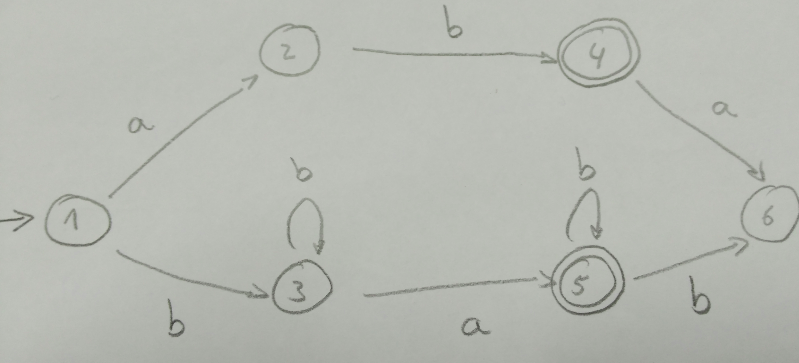
//> input picture GrafoconLetras.png, 799 x 363 px
$ ./TrainAndTest   (built with g++ and OpenCV 4)
//> lines starting //> are read from the running program, lines starting //| are printed output that depends on the picture; after the words box and inside, x2 and y2 are one past the last pixel; in counts of white or black regions, pixels touching at a corner belong together
// TrainAndTest.cpp

#include<opencv2/core/core.hpp>
#include<opencv2/highgui/highgui.hpp>
#include<opencv2/imgproc/imgproc.hpp>
#include<opencv2/ml/ml.hpp>

#include<iostream>
#include<sstream>
using namespace std;

// global variables ///////////////////////////////////////////////////////////////////////////////
const int MIN_CONTOUR_AREA = 100;

const int RESIZED_IMAGE_WIDTH = 20;
const int RESIZED_IMAGE_HEIGHT = 30;

///////////////////////////////////////////////////////////////////////////////////////////////////
class ContourWithData {
public:
    // member variables ///////////////////////////////////////////////////////////////////////////
    std::vector<cv::Point> ptContour;           // contour
    cv::Rect boundingRect;                      // bounding rect for contour
    float fltArea;                              // area of contour

    ///////////////////////////////////////////////////////////////////////////////////////////////
    bool checkIfContourIsValid() {                              // obviously in a production grade program
        if (fltArea < MIN_CONTOUR_AREA) return false;           // we would have a much more robust function for
        return true;                                            // identifying if a contour is valid !!
    }

    ///////////////////////////////////////////////////////////////////////////////////////////////
    static bool sortByBoundingRectXPosition(const ContourWithData& cwdLeft, const ContourWithData& cwdRight) {      // this function allows us to sort
        return(cwdLeft.boundingRect.x < cwdRight.boundingRect.x);                                                   // the contours from left to right
    }

};

///////////////////////////////////////////////////////////////////////////////////////////////////
int main() {
    std::vector<ContourWithData> allContoursWithData;           // declare empty vectors,
    std::vector<ContourWithData> validContoursWithData;         // we will fill these shortly

            // read in training classifications ///////////////////////////////////////////////////

    cv::Mat matClassificationInts;      // we will read the classification numbers into this variable as though it is a vector

    cv::FileStorage fsClassifications("/home/ivan/Documentos/pruebaNumeros/classifications.xml", cv::FileStorage::READ);        // open the classifications file

    if (fsClassifications.isOpened() == false) {                                                    // if the file was not opened successfully
        std::cout << "error, unable to open training classifications file, exiting program\n\n";    // show error message
        return(0);                                                                                  // and exit program
    }

    fsClassifications["classifications"] >> matClassificationInts;      // read classifications section into Mat classifications variable
    fsClassifications.release();                                        // close the classifications file

            // read in training images ////////////////////////////////////////////////////////////

    cv::Mat matTrainingImagesAsFlattenedFloats;         // we will read multiple images into this single image variable as though it is a vector

    cv::FileStorage fsTrainingImages("/home/ivan/Documentos/pruebaNumeros/images.xml", cv::FileStorage::READ);          // open the training images file

    if (fsTrainingImages.isOpened() == false) {                                                 // if the file was not opened successfully
        std::cout << "error, unable to open training images file, exiting program\n\n";         // show error message
        return(0);                                                                              // and exit program
    }

    fsTrainingImages["images"] >> matTrainingImagesAsFlattenedFloats;           // read images section into Mat training images variable
    fsTrainingImages.release();                                                 // close the traning images file

            // train //////////////////////////////////////////////////////////////////////////////

    cv::Ptr<cv::ml::KNearest>  kNearest(cv::ml::KNearest::create());            // instantiate the KNN object

                // finally we get to the call to train, note that both parameters have to be of type Mat (a single Mat)
                // even though in reality they are multiple images / numbers
    kNearest->train(matTrainingImagesAsFlattenedFloats, cv::ml::ROW_SAMPLE, matClassificationInts);

            // test ///////////////////////////////////////////////////////////////////////////////

    cv::Mat matTestingNumbers = cv::imread("/home/ivan/Documentos/pruebaNumeros/GrafoconLetras.png");            // read in the test numbers image
//> matTestingNumbers is the input picture: 363 rows x 799 cols, CV_8UC3; mean B, G, R 178.9, 186.1, 183.1
    //cv::Laplacian(matTestingNumbers, matTestingNumbers, -1);
    if (matTestingNumbers.empty()) {                                // if unable to open image
        std::cout << "error: image not read from file\n\n";         // show error message on command line
        return(0);                                                  // and exit program
    }


    cv::Mat matGrayscale;           //
    cv::Mat matBlurred;             // declare more image variables
    cv::Mat matThresh;              //
    cv::Mat matThreshCopy;          //

    cv::cvtColor(matTestingNumbers, matGrayscale, CV_BGR2GRAY);         // convert to grayscale
    matBlurred = matGrayscale;
                                            // blur
    cv::GaussianBlur(matGrayscale,              // input image
                     matBlurred,                // output image
                     cv::Size(5, 5),            // smoothing window width and height in pixels
                     0);                        // sigma value, determines how much the image will be blurred, zero makes function choose the sigma value

                                            // filter image from grayscale to black and white
    cv::adaptiveThreshold(matBlurred,                           // input image
                          matThresh,                            // output image
                          255,                                  // make pixels that pass the threshold full white
                          cv::ADAPTIVE_THRESH_GAUSSIAN_C,       // use gaussian rather than mean, seems to give better results
                          cv::THRESH_BINARY_INV,                // invert so foreground will be white, background will be black
                          11,                                   // size of a pixel neighborhood used to calculate threshold value
                          2);                                   // constant subtracted from the mean or weighted mean
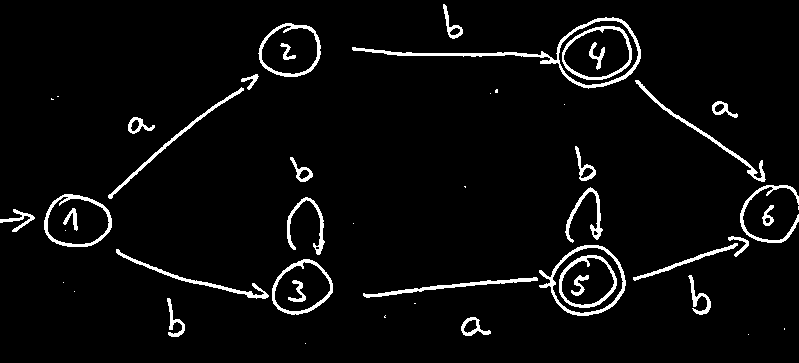
//> matThresh: 363 rows x 799 cols, CV_8UC1; 4.4% white; 48 white regions (16 under 20 px)

    matThreshCopy = matThresh.clone();              // make a copy of the thresh image, this in necessary b/c findContours modifies the image

    std::vector<std::vector<cv::Point> > ptContours;        // declare a vector for the contours
    std::vector<cv::Vec4i> v4iHierarchy;                    // declare a vector for the hierarchy (we won't use this in this program but this may be helpful for reference)

    cv::findContours(matThreshCopy,             // input image, make sure to use a copy since the function will modify this image in the course of finding contours
        ptContours,                             // output contours
        v4iHierarchy,                           // output hierarchy
        cv::RETR_EXTERNAL,                      // retrieve the outermost contours only
        cv::CHAIN_APPROX_SIMPLE);               // compress horizontal, vertical, and diagonal segments and leave only their end points
//> ptContours = 40 contours, 15 with area under 20; largest, box (x1, y1, x2, y2) and area: (352, 17, 641, 89) 4968, (539, 245, 626, 316) 4106, (44, 194, 112, 247) 2762, (258, 23, 321, 77) 2573, (272, 259, 333, 315) 2426; v4iHierarchy = 40 items, first 8: [1, -1, -1, -1], [2, 0, -1, -1], [3, 1, -1, -1], [4, 2, -1, -1], [5, 3, -1, -1], [6, 4, -1, -1], [7, 5, -1, -1], [8, 6, -1, -1]

    for (int i = 0; i < ptContours.size(); i++) {               // for each contour
        ContourWithData contourWithData;                                                    // instantiate a contour with data object
        contourWithData.ptContour = ptContours[i];                                          // assign contour to contour with data
        contourWithData.boundingRect = cv::boundingRect(contourWithData.ptContour);         // get the bounding rect
        contourWithData.fltArea = cv::contourArea(contourWithData.ptContour);               // calculate the contour area
        allContoursWithData.push_back(contourWithData);                                     // add contour with data object to list of all contours with data
    }
//> this loop made 40 passes
//> (contourWithData.boundingRect, contourWithData.fltArea) on passes 4, 7, 10, 11, 12, 13, 14, 15, 16, 18, 20, 21: (Rect(461, 317, 30, 19), 283), (Rect(167, 298, 18, 39), 162.5), (Rect(363, 277, 175, 21), 453), (Rect(688, 275, 23, 40), 196.5), (Rect(272, 259, 61, 56), 2426), (Rect(116, 249, 153, 50), 450), (Rect(539, 245, 87, 71), 4105.5), (Rect(633, 243, 105, 38), 291), (Rect(728, 236, 21, 21), 98.5), (Rect(0, 209, 35, 23), 158.5), (Rect(762, 205, 12, 21), 115.5), (Rect(287, 197, 38, 58), 338.5)

    for (int i = 0; i < allContoursWithData.size(); i++) {                      // for all contours
        if (allContoursWithData[i].checkIfContourIsValid()) {                   // check if valid
            validContoursWithData.push_back(allContoursWithData[i]);            // if so, append to valid contour list
        }
    }
            // sort contours from left to right
    std::sort(validContoursWithData.begin(), validContoursWithData.end(), ContourWithData::sortByBoundingRectXPosition);

    std::string strFinalString;         // declare final string, this will have the final number sequence by the end of the program

    for (int i = 0; i < validContoursWithData.size(); i++) {            // for each contour
        if(validContoursWithData[i].fltArea > 250) {
            validContoursWithData.erase(validContoursWithData.begin() + i);
            i--;
        } else{
        cout << "Area " << validContoursWithData[i].fltArea  << endl;                                 // draw a green rect around the current char
        cv::rectangle(matTestingNumbers,                            // draw rectangle on original image
                      validContoursWithData[i].boundingRect,        // rect to draw
                      cv::Scalar(0, 255, 0),                        // green
                      2);                                           // thickness

        cv::Mat matROI = matThresh(validContoursWithData[i].boundingRect);          // get ROI image of bounding rect

        cv::Mat matROIResized;
        cv::resize(matROI, matROIResized, cv::Size(RESIZED_IMAGE_WIDTH, RESIZED_IMAGE_HEIGHT));     // resize image, this will be more consistent for recognition and storage

        cv::Mat matROIFloat;
        matROIResized.convertTo(matROIFloat, CV_32FC1);             // convert Mat to float, necessary for call to find_nearest

        cv::Mat matROIFlattenedFloat = matROIFloat.reshape(1, 1);

        cv::Mat matCurrentChar(0, 0, CV_32F);

        kNearest->findNearest(matROIFlattenedFloat, 1, matCurrentChar);     // finally we can call find_nearest !!!

        float fltCurrentChar = (float)matCurrentChar.at<float>(0, 0);

        strFinalString = strFinalString + char(int(fltCurrentChar));
        cv::imshow("matTestingNumbers", matTestingNumbers);
        cv::waitKey(0);
        cout << "Encontrado " << strFinalString << endl;
        // append current char to full string
        }
    }
//> this loop made 23 passes
//> (matCurrentChar, fltCurrentChar, strFinalString) on passes 1, 5, 6, 10, 13, 17, 20, 21, 23: ([52], 52, '4'), ([98], 98, "4b"), ([98], 98, "4bb"), ([53], 53, "4bb5"), ([98], 98, "4bb5b"), ([98], 98, "4bb5bb"), ([53], 53, "4bb5bb5"), ([97], 97, "4bb5bb5a"), ([54], 54, "4bb5bb5a6")
//| Encontrado 4
//| Encontrado 4b
//| Encontrado 4bb
//| Encontrado 4bb5
//| Encontrado 4bb5b
//| Encontrado 4bb5bb
//| Encontrado 4bb5bb5
//| Encontrado 4bb5bb5a
//> (output is shown up to pass 21 of 23)
//> pass 1, `cv::Mat matROI = matThresh(validContoursWithData[i].boundingRect);`:
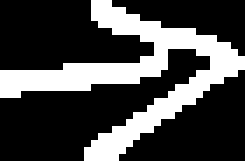
//> matROI: 23 rows x 35 cols, CV_8UC1 (shown 7 times larger); 28.1% white; 1 white region, box (x1, y1, x2, y2) and area: (0, 0, 35, 23) 226
//> pass 1, `cv::resize(matROI, matROIResized, cv::Size(RESIZED_IMAGE_WIDTH, RESIZE..`:
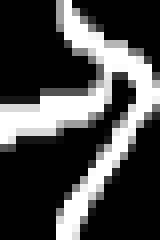
//> matROIResized: 30 rows x 20 cols, CV_8UC1 (shown 8 times larger); min 0, max 255, mean 71.9
//> after the loop:
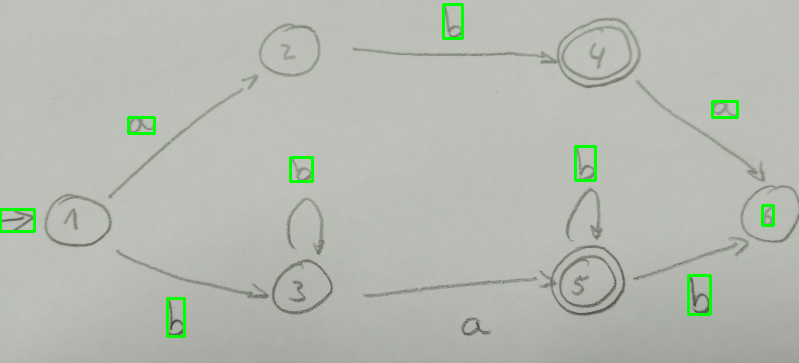
//> matTestingNumbers: 363 rows x 799 cols, CV_8UC3; 0.89% of pixels changed, all inside (x1, y1, x2, y2) = (0, 3, 775, 338)

    std::cout << "\n\n" << "numbers read = " << strFinalString << "\n\n";       // show the full string
//| numbers read = 4bb5bb5a6

    cv::imshow("matTestingNumbers", matTestingNumbers);     // show input image with green boxes drawn around found digits

    cv::waitKey(0);                                         // wait for user key press

    return(0);
}

$ run again, with NumerosAMano.png copied over GrafoconLetras.png
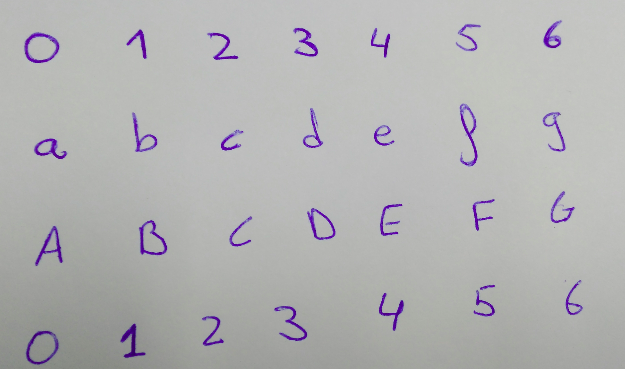
//> input picture NumerosAMano.png, 625 x 369 px
//> matTestingNumbers is the input picture: 369 rows x 625 cols, CV_8UC3; mean B, G, R 178.9, 178, 178.5
//> `cv::adaptiveThreshold(matBlurred, matThresh, 255, cv::ADAPTIVE_THRESH_..`:
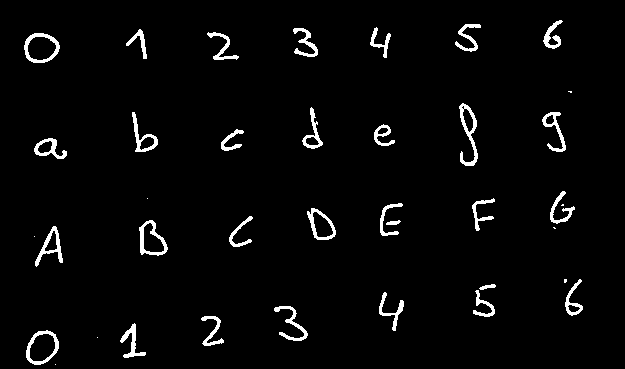
//> matThresh: 369 rows x 625 cols, CV_8UC1; 3.2% white; 38 white regions (8 under 20 px)
//> ptContours = 38 contours, 8 with area under 20; largest, box (x1, y1, x2, y2) and area: (26, 330, 59, 365) 812, (24, 33, 60, 63) 804, (139, 220, 168, 256) 657, (307, 208, 336, 240) 560, (459, 103, 478, 166) 472; v4iHierarchy = 38 items, first 8: [1, -1, -1, -1], [2, 0, -1, -1], [3, 1, -1, -1], [4, 2, -1, -1], [5, 3, -1, -1], [6, 4, -1, -1], [7, 5, -1, -1], [8, 6, -1, -1]
//> the loop `for (int i = 0; i < ptContours.size(); i++)` made 38 passes
//> (contourWithData.boundingRect, contourWithData.fltArea) on passes 3 to 10: (Rect(26, 330, 33, 35), 811.5), (Rect(120, 323, 26, 35), 217.5), (Rect(201, 316, 23, 30), 170.5), (Rect(274, 306, 34, 35), 219.5), (Rect(379, 292, 25, 39), 173.5), (Rect(473, 290, 22, 27), 137), (Rect(479, 284, 17, 6), 38.5), (Rect(565, 279, 18, 37), 225.5)
//> the loop `for (int i = 0; i < validContoursWithData.size(); i++)` made 28 passes
//> (matCurrentChar, fltCurrentChar, strFinalString) on passes 5, 6, 9, 10, 11, 12, 13, 14: ([49], 49, '1'), ([49], 49, "11"), ([50], 50, "112"), ([50], 50, "1122"), ([99], 99, "1122c"), ([99], 99, "1122cc"), ([51], 51, "1122cc3"), ([51], 51, "1122cc33")
//> (printed output is left out)
//> after the loop `for (int i = 0; i < validContoursWithData.size(); i++)`:
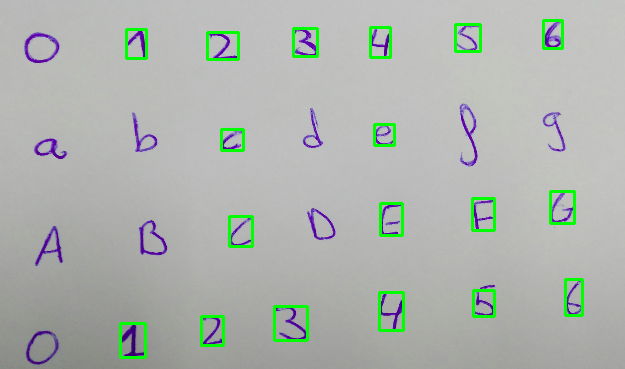
//> matTestingNumbers: 369 rows x 625 cols, CV_8UC3; 2.44% of pixels changed, all inside (x1, y1, x2, y2) = (119, 19, 584, 359)
//| numbers read = 1122cc334e4e5f56g6
